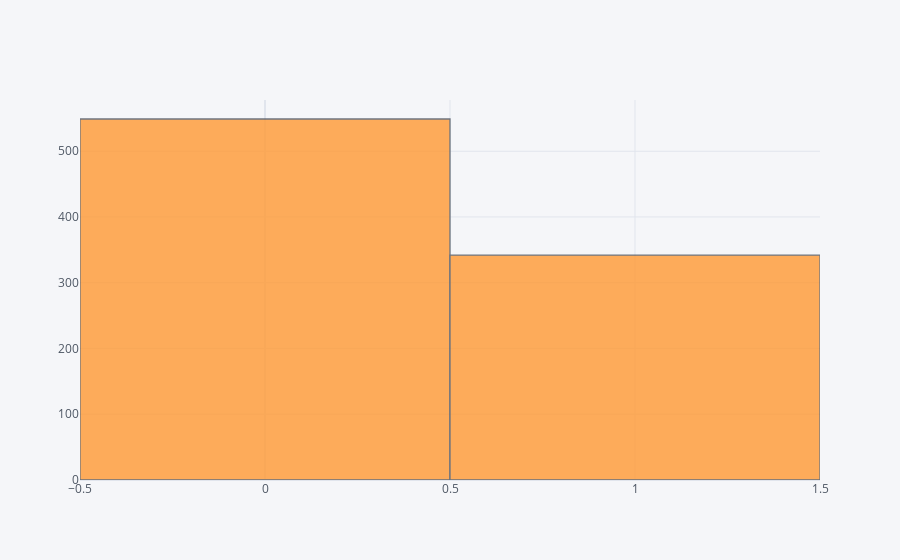

The code cell stored with this chart in its notebook:
### Code cell
# now lets see approximately how many peple might have survived by plotting a graph
train['Survived'].iplot(kind='hist')

### Figure 1 — Plotly figure (JSON) as saved in the notebook; plotly's stock layout.template omitted (floating-point values rounded to 4 significant figures; data arrays with more than 128 entries replaced by an {"elided": "..."} marker saying what was removed)
{"data": [{"histfunc": "count", "histnorm": "", "marker": {"color": "rgba(255, 153, 51, 1.0)", "line": {"color": "#4D5663", "width": 1.3}}, "name": "Survived", "opacity": 0.8, "orientation": "v", "type": "histogram", "x": {"elided": "1309 float values"}}], "layout": {"barmode": "overlay", "legend": {"bgcolor": "#F5F6F9", "font": {"color": "#4D5663"}}, "paper_bgcolor": "#F5F6F9", "plot_bgcolor": "#F5F6F9", "title": {"font": {"color": "#4D5663"}}, "xaxis": {"gridcolor": "#E1E5ED", "showgrid": true, "tickfont": {"color": "#4D5663"}, "title": {"font": {"color": "#4D5663"}, "text": ""}, "zerolinecolor": "#E1E5ED"}, "yaxis": {"gridcolor": "#E1E5ED", "showgrid": true, "tickfont": {"color": "#4D5663"}, "title": {"font": {"color": "#4D5663"}, "text": ""}, "zerolinecolor": "#E1E5ED"}}}
